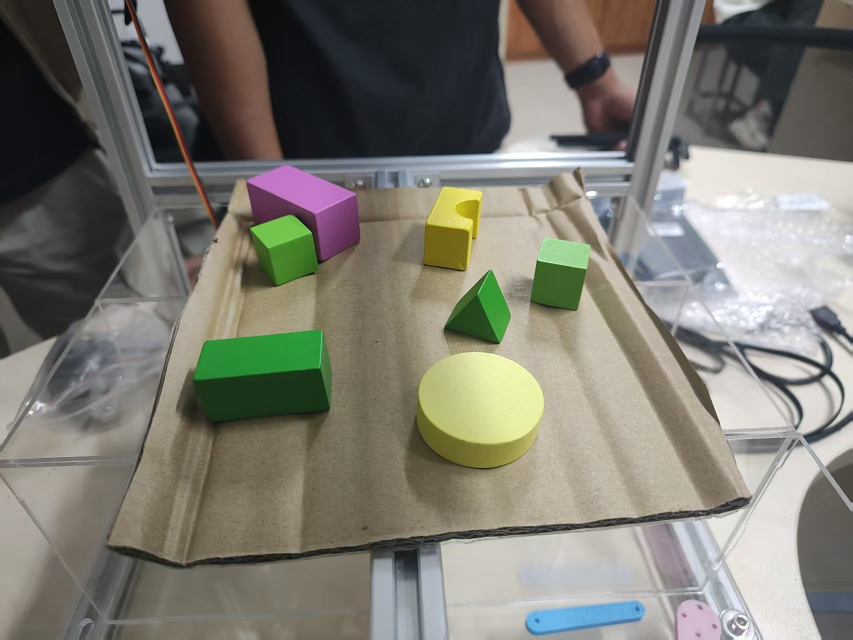
#> input picture test3.jpg, 1706 x 1279 px, found by its file name (shown at 1/2 size)
$ python main_v0_hsv.py
#> lines starting #> are read from the running program, lines starting #| are printed output that depends on the picture; after the words box and inside, x2 and y2 are one past the last pixel; in counts of white or black regions, pixels touching at a corner belong together
"""【已归档】分拣视觉 v0：HSV 阈值 + 简单几何规则的单文件版本。

这是"Result"窗口截图中那版脚本，已被 vision/sorter_vision.py 取代
（新版改为 Lab 色度/色相分割 + 迟滞阈值 + 凸包几何判据 + 姿态与标定）。
保留仅供对照，运行方式（在项目根目录执行，图片路径自行修改）：

    python legacy\main_v0_hsv.py
"""

import cv2
import numpy as np

# 重新调准针对该图的 HSV 阈值
COLOR_CONFIG = {
    "green":  {"lower": np.array([35, 50, 30]),  "upper": np.array([85, 255, 255]), "bgr": (0, 255, 0)},
    "yellow": {"lower": np.array([18, 60, 60]),  "upper": np.array([34, 255, 255]), "bgr": (0, 255, 255)},
    # 修复粉紫色：图中粉色长方体偏冷品红
    "pink":   {"lower": np.array([130, 40, 50]), "upper": np.array([175, 255, 255]), "bgr": (255, 0, 255)}
}

def classify_shape(cnt):
    """通过几何特征严格区分形状"""
    area = cv2.contourArea(cnt)
    perimeter = cv2.arcLength(cnt, True)
    if perimeter == 0:
        return "unknown", None

    # 1. 圆形度 (圆盘/圆柱的值接近 1.0)
    circularity = 4 * np.pi * (area / (perimeter * perimeter))
    if circularity > 0.78:
        return "cylinder", None

    # 2. 最小外接旋转矩形分析 (Rotated Rect)
    rect = cv2.minAreaRect(cnt)
    (cx, cy), (w, h), angle = rect
    if w < h:
        w, h = h, w
        angle += 90.0
    aspect_ratio = w / max(h, 1e-5)

    # 3. 多边形拟合顶点数
    epsilon = 0.04 * perimeter
    approx = cv2.approxPolyDP(cnt, epsilon, True)
    vertices = len(approx)

    if vertices == 3:
        return "prism_triangle", rect

    # 根据长宽比和面积区分大小立方体与长方体
    if aspect_ratio > 1.6:
        return "cuboid_long", rect
    elif area > 12000:
        # 特殊异形（如拱门桥）
        return "arch_bridge", rect
    else:
        return "cube_small", rect

def main(image_path="test.jpg"):
#> called with image_path = 'test3.jpg'
    img = cv2.imread(image_path)
#> img is the input picture: shape (1279, 1706, 3); mean B, G, R 113.3, 122.8, 124.6
    if img is None:
        print("未找到图片")
        return

    hsv = cv2.cvtColor(img, cv2.COLOR_BGR2HSV)
#> hsv: shape (1279, 1706, 3); mean H, S, V 51.4, 44.3, 129.8
    vis = img.copy()

    for color_name, cfg in COLOR_CONFIG.items():
        mask = cv2.inRange(hsv, cfg["lower"], cfg["upper"])

        # 开闭运算清理瓦楞纸缝隙的噪点
        kernel = cv2.getStructuringElement(cv2.MORPH_RECT, (7, 7))
        mask = cv2.morphologyEx(mask, cv2.MORPH_OPEN, kernel)
        mask = cv2.morphologyEx(mask, cv2.MORPH_CLOSE, kernel)

        contours, _ = cv2.findContours(mask, cv2.RETR_EXTERNAL, cv2.CHAIN_APPROX_SIMPLE)

        for cnt in contours:
            area = cv2.contourArea(cnt)
            # 过滤面积太小或太长条的反光噪点 (如左下角的压痕)
            if area < 2500:
                continue

            shape_name, rect = classify_shape(cnt)

            if shape_name == "cylinder":
                # 绘制圆形/圆柱
                (x, y), radius = cv2.minEnclosingCircle(cnt)
                center = (int(x), int(y))
                cv2.circle(vis, center, int(radius), cfg["bgr"], 2)
                cv2.putText(vis, f"{color_name} {shape_name}", (center[0]-40, center[1]),
                            cv2.FONT_HERSHEY_SIMPLEX, 0.6, (0, 0, 0), 2)
            elif rect is not None:
                # 绘制带抓取旋转角的有向矩形框
                box = cv2.boxPoints(rect)
                box = np.int64(box)
                cv2.drawContours(vis, [box], 0, cfg["bgr"], 2)

                cx, cy = int(rect[0][0]), int(rect[0][1])
                angle = rect[2]

                # 绘制中心点与抓取偏航角朝向线
                cv2.circle(vis, (cx, cy), 5, (0, 0, 255), -1)
                rad = np.deg2rad(angle)
                end_x = int(cx + 40 * np.cos(rad))
                end_y = int(cy + 40 * np.sin(rad))
                cv2.line(vis, (cx, cy), (end_x, end_y), (0, 0, 255), 2)

                label = f"{color_name} {shape_name} ({int(angle)}deg)"
                cv2.putText(vis, label, (cx - 50, cy - 10),
                            cv2.FONT_HERSHEY_SIMPLEX, 0.5, (0, 0, 0), 2)
#> this loop made 3 passes
#> pass 1, in main, `mask = cv2.inRange(hsv, cfg["lower"], cfg["upper"])`:
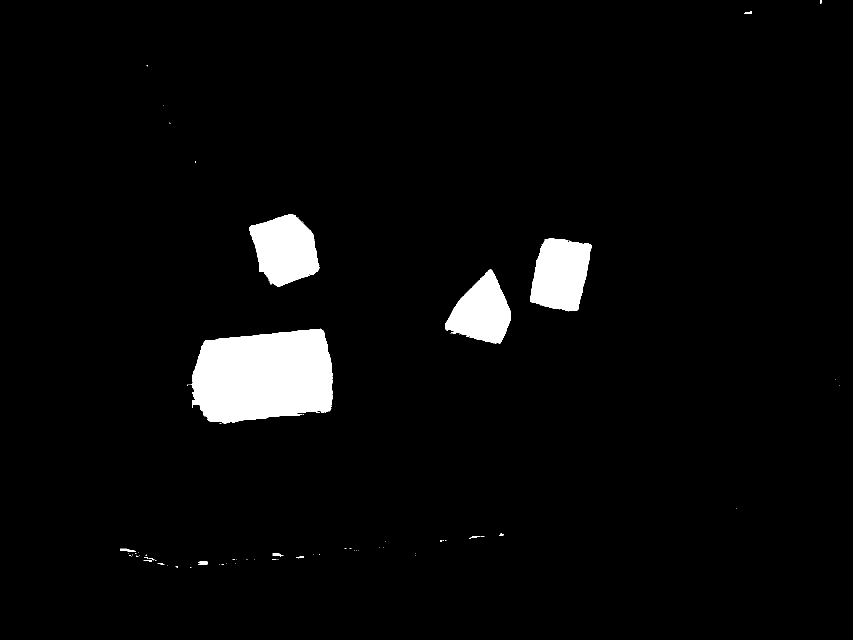
#> mask: shape (1279, 1706) (shown at 1/2 size); 3.9% white; 93 white regions (79 under 20 px), largest, box (x1, y1, x2, y2) and area: (383, 657, 666, 848) 44187, (499, 429, 639, 573) 14140, (1060, 476, 1184, 623) 13578
#> pass 1, in main, `mask = cv2.morphologyEx(mask, cv2.MORPH_OPEN, kernel)`:
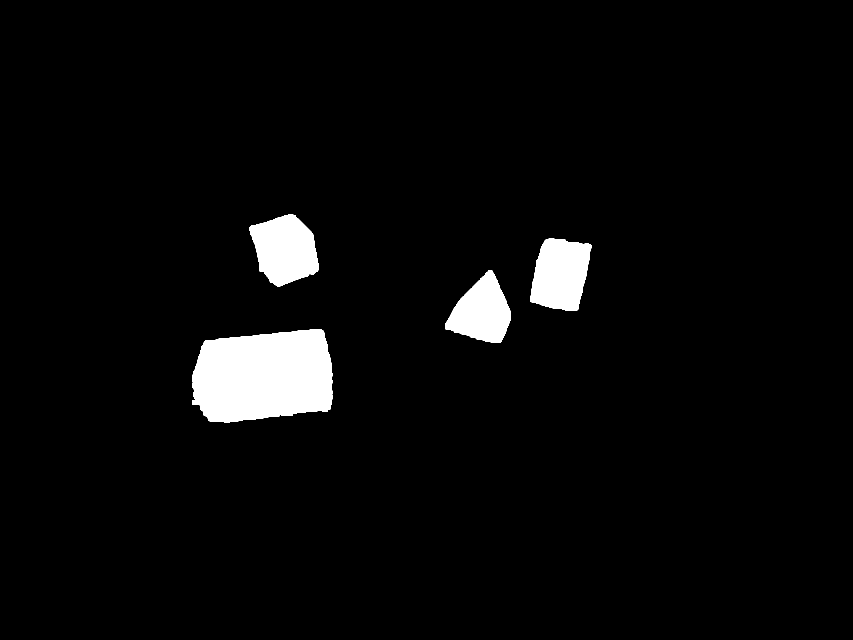
#> mask: shape (1279, 1706) (shown at 1/2 size); 3.8% white; 4 white regions, box (x1, y1, x2, y2) and area: (384, 658, 665, 846) 44020, (499, 429, 638, 573) 14092, (1060, 477, 1183, 621) 13527, (891, 540, 1022, 686) 11745
#> pass 2, in main, `mask = cv2.inRange(hsv, cfg["lower"], cfg["upper"])`:
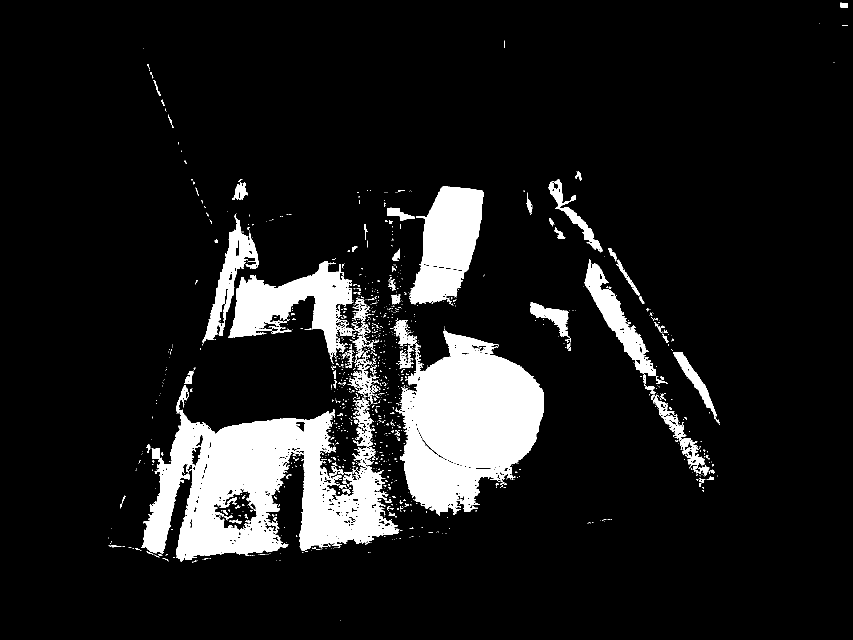
#> mask: shape (1279, 1706) (shown at 1/2 size); 11% white; 1185 white regions (1062 under 20 px), largest, box (x1, y1, x2, y2) and area: (283, 770, 799, 1124) 83340, (791, 661, 1088, 1032) 69686, (818, 372, 967, 609) 22243
#> after the loop:
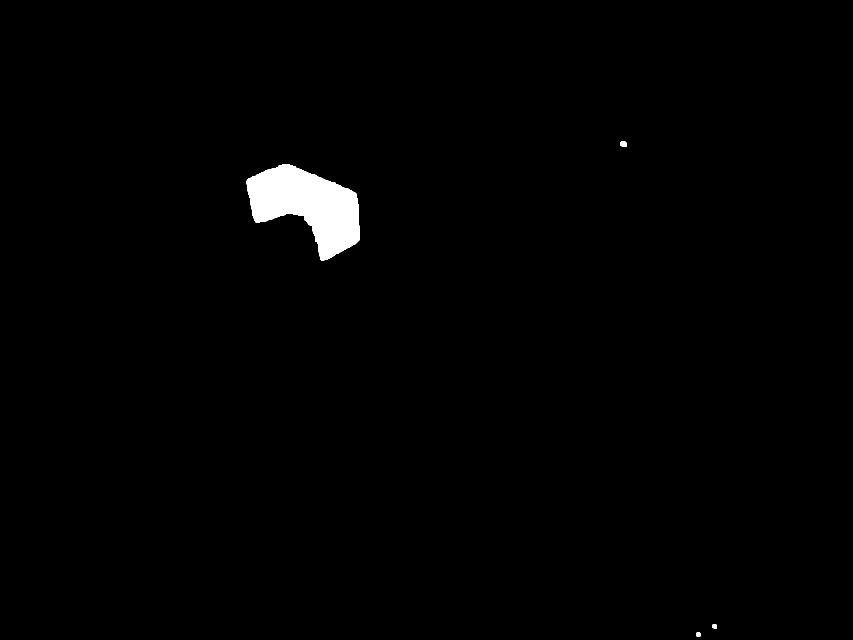
#> mask: shape (1279, 1706) (shown at 1/2 size); 1.1% white; 4 white regions, box (x1, y1, x2, y2) and area: (493, 329, 720, 521) 24775, (1240, 283, 1253, 294) 129, (1425, 1249, 1434, 1257) 69, (1393, 1265, 1401, 1273) 63
#> after the loop:
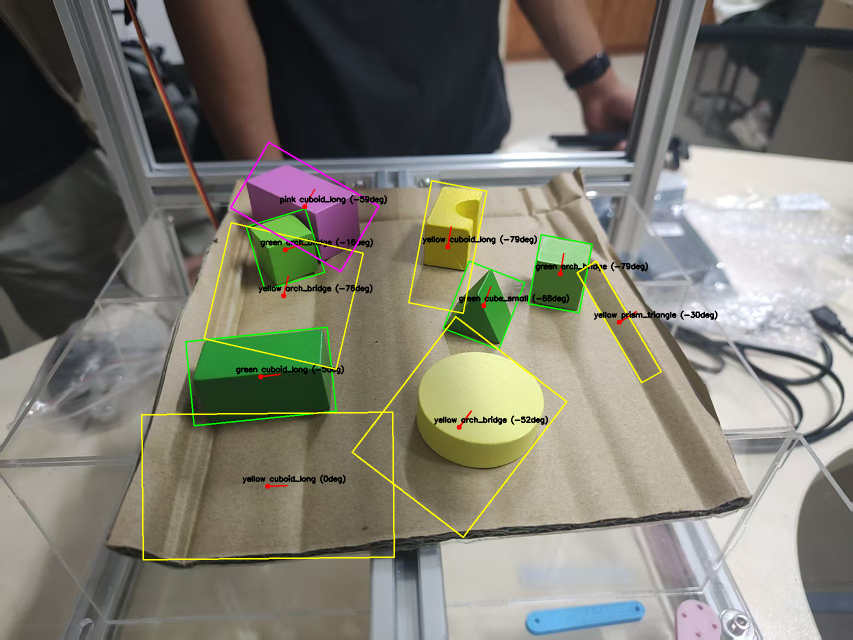
#> vis: shape (1279, 1706, 3) (shown at 1/2 size); 1.88% of pixels changed, all inside (x1, y1, x2, y2) = (282, 283, 1435, 1121)

    scale = 800 / max(vis.shape[:2])
    disp = cv2.resize(vis, (int(vis.shape[1] * scale), int(vis.shape[0] * scale)))
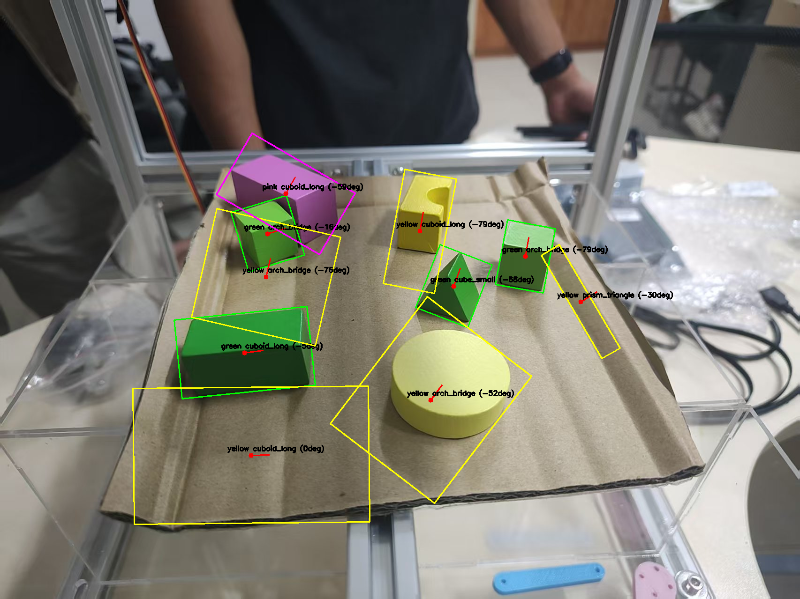
#> disp: shape (599, 800, 3); mean B, G, R 111.7, 122.9, 124.5
    cv2.imshow("Result", disp)
    cv2.waitKey(0)
    cv2.destroyAllWindows()

if __name__ == "__main__":
    main("test3.jpg")

$ run again, with test1.jpg copied over test3.jpg
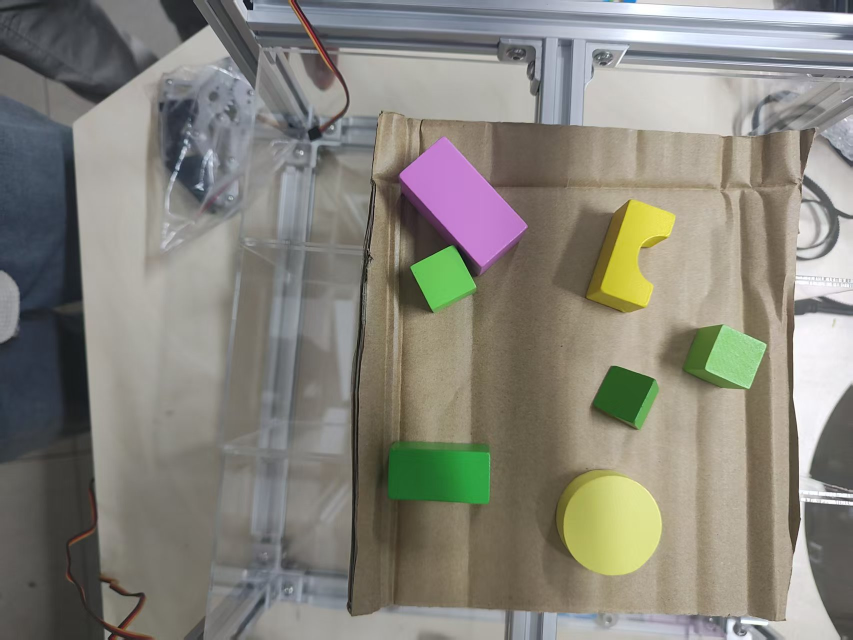
#> input picture test1.jpg, 1706 x 1279 px, found by its file name (shown at 1/2 size)
#> in main, img is the input picture: shape (1279, 1706, 3); mean B, G, R 122.9, 132.1, 134.3
#> hsv: shape (1279, 1706, 3); mean H, S, V 48.3, 40.2, 139.5
#> the loop in main, `for color_name, cfg in COLOR_CONFIG.items():` made 3 passes
#> pass 1, in main, `mask = cv2.inRange(hsv, cfg["lower"], cfg["upper"])`:
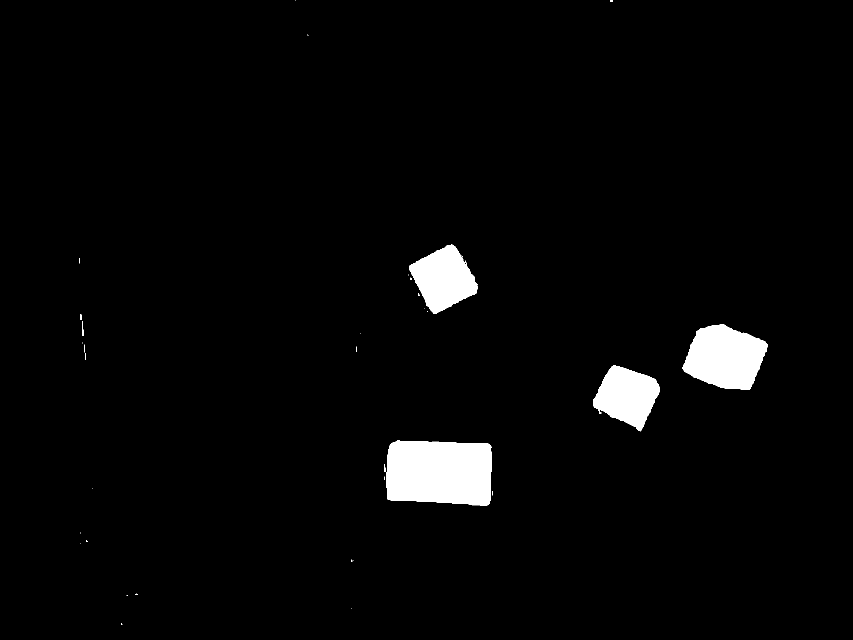
#> mask: shape (1279, 1706) (shown at 1/2 size); 2.9% white; 35 white regions (27 under 20 px), largest, box (x1, y1, x2, y2) and area: (772, 880, 984, 1011) 25079, (1365, 649, 1535, 780) 15811, (818, 489, 956, 628) 11532
#> in main, `disp = cv2.resize(vis, (int(vis.shape[1] * scale), int(vis.shape[0] * ..`:
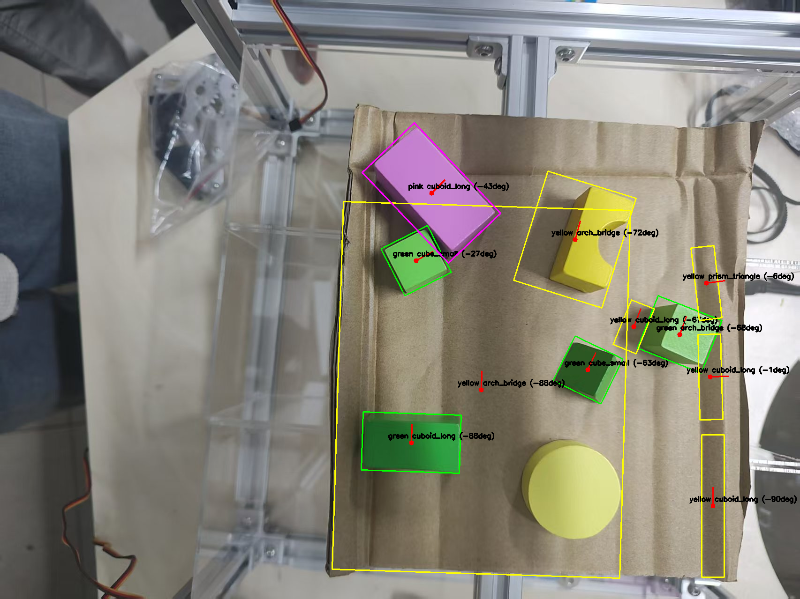
#> disp: shape (599, 800, 3); mean B, G, R 121, 131.9, 134

$ run again, with test2.jpg copied over test3.jpg
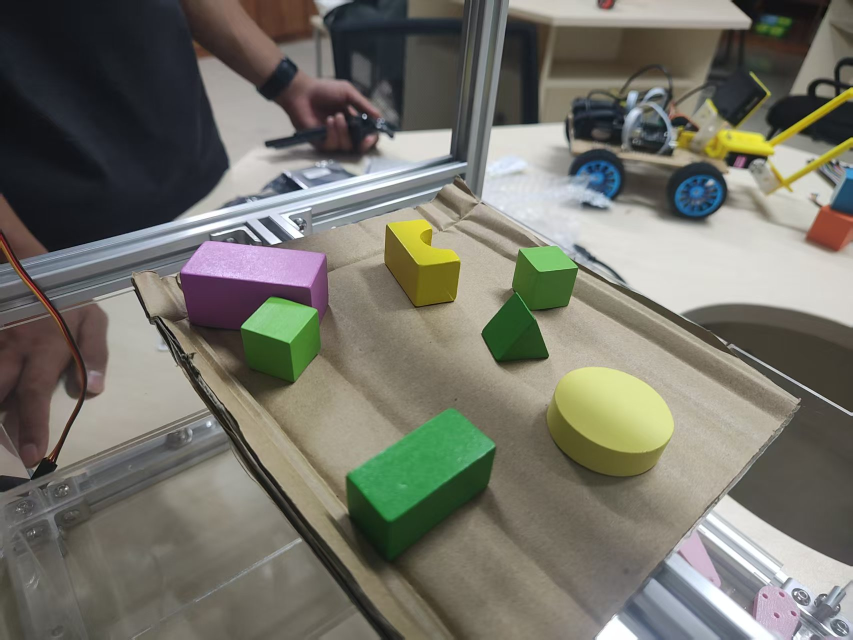
#> input picture test2.jpg, 1706 x 1279 px, found by its file name (shown at 1/2 size)
#> in main, img is the input picture: shape (1279, 1706, 3); mean B, G, R 104.6, 114.6, 115.7
#> hsv: shape (1279, 1706, 3); mean H, S, V 48.8, 49.6, 121.5
#> the loop in main, `for color_name, cfg in COLOR_CONFIG.items():` made 3 passes
#> pass 1, in main, `mask = cv2.morphologyEx(mask, cv2.MORPH_OPEN, kernel)`:
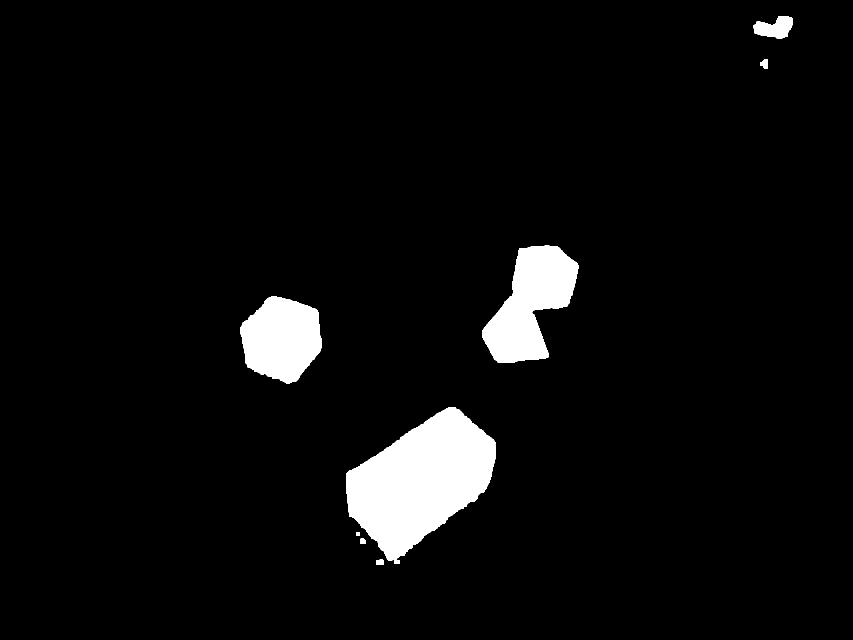
#> mask: shape (1279, 1706) (shown at 1/2 size); 4.8% white; 8 white regions, largest, box (x1, y1, x2, y2) and area: (692, 814, 992, 1128) 54691, (964, 491, 1158, 726) 25615, (481, 593, 644, 767) 20944
#> in main, `disp = cv2.resize(vis, (int(vis.shape[1] * scale), int(vis.shape[0] * ..`:
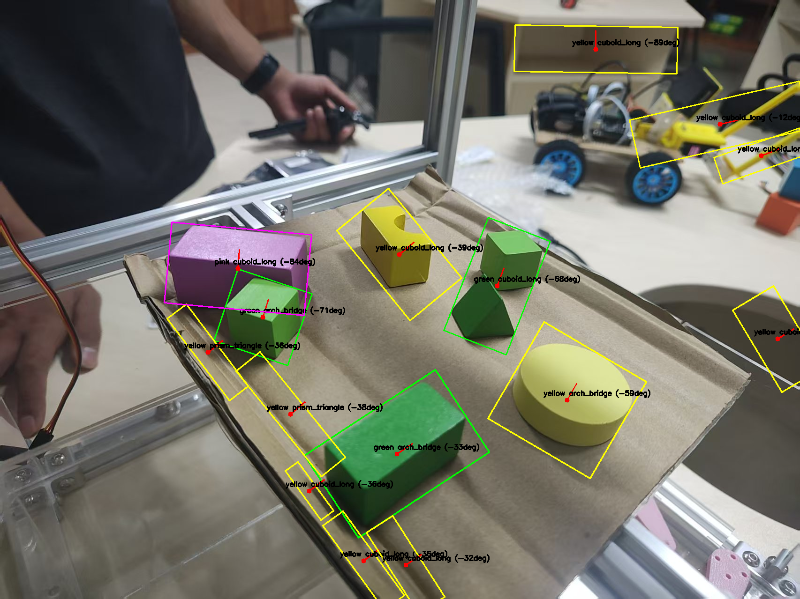
#> disp: shape (599, 800, 3); mean B, G, R 102.4, 114.9, 115.8
